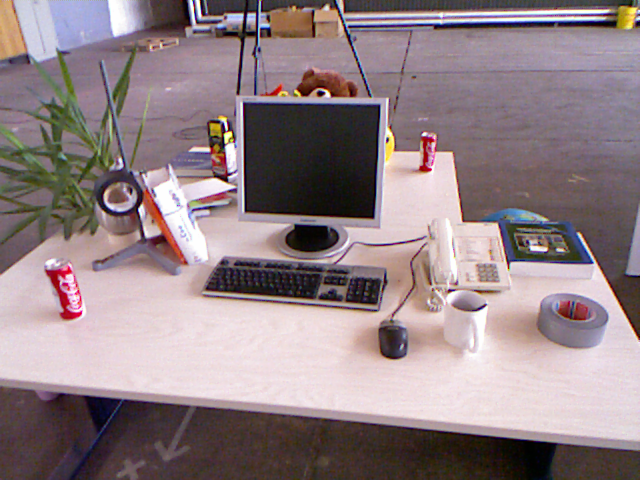
//> input picture Basic/math/06-PoseEstimation/1.png, 640 x 480 px
$ ./poseEstimation2d2d 1.png 2.png   (built with g++ and OpenCV 4)
//> lines starting //> are read from the running program, lines starting //| are printed output that depends on the picture; after the words box and inside, x2 and y2 are one past the last pixel; in counts of white or black regions, pixels touching at a corner belong together
//
// Created by lacie-life on 2023/24/07.
//

#include <opencv2/opencv.hpp>
#include <opencv2/core/core.hpp>
#include <opencv2/highgui/highgui.hpp>
#include <opencv2/features2d.hpp>
#include <opencv2/calib3d/calib3d.hpp>
#include <random>

void find_and_match_keypoints(const cv::Mat &img1, const cv::Mat &img2,
                              std::vector<cv::KeyPoint> &keypoints1,
                              std::vector<cv::KeyPoint> &keypoints2,
                              cv::Mat &des1, cv::Mat &des2,
                              std::vector<cv::DMatch> &matches) {

    //detect keypoints and compute descriptors
    cv::Ptr<cv::Feature2D> detector = cv::ORB::create();
    detector->detectAndCompute(img1, cv::noArray(), keypoints1, des1);
    detector->detectAndCompute(img2, cv::noArray(), keypoints2, des2);
    //match descriptors
    cv::Ptr<cv::DescriptorMatcher> matcher = cv::DescriptorMatcher::create("BruteForce-Hamming");
    std::vector<cv::DMatch> matches_temp;
    matcher->match(des1, des2, matches_temp);
    //filter matches
    double max_dist = 0;
    double min_dist = 1000;
    for (int i = 0; i < des1.rows; i++) {
        double dist = matches_temp[i].distance;
        if (dist < min_dist) min_dist = dist;
        if (dist > max_dist) max_dist = dist;
    }
    for (int i = 0; i < des1.rows; i++) {
        if (matches_temp[i].distance <= fmax(2 * min_dist, 30)) {
            matches.push_back(matches_temp[i]);
        }
    }

}

//create function to calculate the fundamental matrix, essential matrix and pose
void pose_estimation_2d2d(const std::vector<cv::KeyPoint> &keypoints1,
                          const std::vector<cv::KeyPoint> &keypoints2,
                          const std::vector<cv::DMatch> &matches,
                          cv::Mat &R, cv::Mat &t,
                          cv::Mat& fundamental_matrix) {
    //create two sets of points
    std::vector<cv::Point2f> points1, points2;
    for (auto match: matches) {
        points1.push_back(keypoints1[match.queryIdx].pt);
        points2.push_back(keypoints2[match.trainIdx].pt);
    }
    //compute fundamental matrix with 8-point algorithm with RANSAC
    fundamental_matrix = cv::findFundamentalMat(points1, points2, cv::FM_RANSAC);
    //print fundamental matrix
    std::cout << "Fundamental matrix: " << std::endl << fundamental_matrix << std::endl;
    //define intrinsic camera matrix
    cv::Mat K = (cv::Mat_<double>(3, 3) << 520.9, 0, 325.1, 0, 521.0, 249.7, 0, 0, 1);
    //compute essential matrix cv::findEssentialMat(points1, points2, K, cv::RANSAC, 0.999, 1.0);
    //cv::Mat essential_matrix = cv::findEssentialMat(points1, points2, K, cv::RANSAC, 0.999, 1.0);
    //camera principal point
    cv::Point2d pp(325.1, 249.7);
    //camera focal length
    double f = 521.0;
    //compute essential matrix with the focal length
    //cv::Mat essential_matrix = cv::findEssentialMat(points1, points2, f, pp, cv::RANSAC, 0.999, 1.0);
    //compute essential matrix with K
    cv::Mat essential_matrix = cv::findEssentialMat(points1, points2, K, cv::RANSAC, 0.999, 1.0);
    //print essential matrix
    std::cout << "Essential matrix: " << std::endl << essential_matrix << std::endl;
    //compute homography matrix
    cv::Mat homography_matrix = cv::findHomography(points1, points2, cv::RANSAC, 3);
    //print homography matrix
    std::cout << "Homography matrix: " << std::endl << homography_matrix << std::endl;
    //compute pose from essential matrix
    cv::recoverPose(essential_matrix, points1, points2, R, t, f);
    //print rotation matrix
    std::cout << "Rotation matrix: " << std::endl << R << std::endl;
    //print translation matrix
    std::cout << "Translation matrix: " << std::endl << t << std::endl;

}

//function pixel to camera coordinate
// u = cx + fx*x
// v = cy + fy*y
cv::Point2d pixel2cam(const cv::Point2d &p, const cv::Mat &K) {
    return {
            (p.x - K.at<double>(0, 2)) / K.at<double>(0, 0),
            (p.y - K.at<double>(1, 2)) / K.at<double>(1, 1)
    };
}


int main(int argc, char **argv) {

    cv::Mat img1 = cv::imread(argv[1],
                              cv::IMREAD_COLOR);
//> img1 is the input picture: 480 rows x 640 cols, CV_8UC3; mean B, G, R 133.9, 129.9, 146.3
    cv::Mat img2 = cv::imread(argv[2],
                              cv::IMREAD_COLOR);
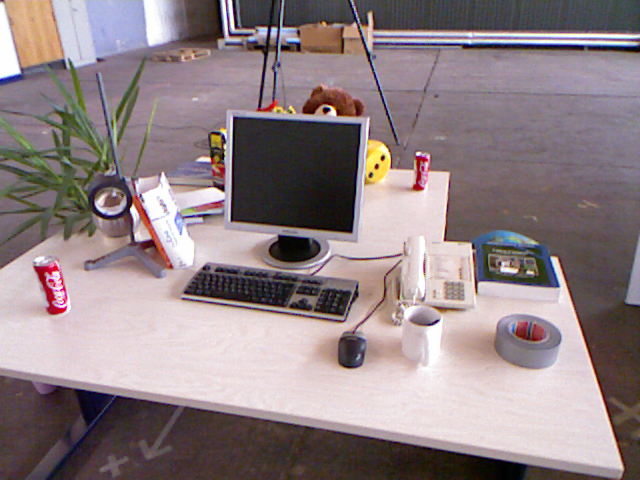
//> input picture Basic/math/06-PoseEstimation/2.png, 640 x 480 px
//> img2 is the input picture: 480 rows x 640 cols, CV_8UC3; mean B, G, R 133.1, 129.9, 144.4
    //check images are loaded
    if (!img1.data || !img2.data) {
        std::cout << "Could not open or find the image" << std::endl;
        return -1;
    } else {
        //size of image
        std::cout << "size of image 1: " << img1.size() << std::endl;
//| size of image 1: [640 x 480]
        std::cout << "size of image 2: " << img2.size() << std::endl;
//| size of image 2: [640 x 480]
    }
    //create a function to detect keypoints and descriptors and match them
    std::vector<cv::KeyPoint> keypoints1, keypoints2;
    cv::Mat descriptors1, descriptors2;
    std::vector<cv::DMatch> matches;


    find_and_match_keypoints(img1, img2, keypoints1, keypoints2, descriptors1, descriptors2, matches);
//> in find_and_match_keypoints, `detector->detectAndCompute(img1, cv::noArray(), keypoints1, des1);`: keypoints1 = 500 keypoints; strongest (x, y, size): (323, 93, 31), (322, 92, 37.2), (230, 132, 31), (226, 128, 31)
//> in find_and_match_keypoints, `detector->detectAndCompute(img2, cv::noArray(), keypoints2, des2);`: keypoints2 = 500 keypoints; strongest (x, y, size): (329, 109, 31), (328, 109, 37.2), (383, 157, 31), (327, 109, 44.6)
//> in find_and_match_keypoints, `matcher->match(des1, des2, matches_temp);`: matches_temp = 500 matches
//> the loop in find_and_match_keypoints, `for (int i = 0; i < des1.rows; i++)` made 500 passes
//> (dist, min_dist, max_dist) on pass 1: (72, 72, 72)
//> (dist, min_dist) on passes 4, 10, 21, 28, 74, 126: (58, 58), (37, 37), (32, 32), (21, 21), (17, 17), (16, 16)
//> after the loop in find_and_match_keypoints, `for (int i = 0; i < des1.rows; i++)`: min_dist = 4; max_dist = 94
//> after the loop in find_and_match_keypoints, `for (int i = 0; i < des1.rows; i++)`: matches = 79 matches
//> matches = 79 matches


    //show keypoints and matches size
    std::cout << "number of keypoints in image 1: " << keypoints1.size() << std::endl;
//| number of keypoints in image 1: 500
    std::cout << "number of keypoints in image 2: " << keypoints2.size() << std::endl;
//| number of keypoints in image 2: 500
    std::cout << "number of matches: " << matches.size() << std::endl;
//| number of matches: 79

    //compute pose
    cv::Mat R, t;
    cv::Mat fundamental_matrix;
    pose_estimation_2d2d(keypoints1, keypoints2, matches, R, t, fundamental_matrix);
//> the loop in pose_estimation_2d2d, `for (auto match: matches)` made 79 passes
//> after the loop in pose_estimation_2d2d, `for (auto match: matches)`: points1 = 79 Points (x, y), first 12: [245, 211], [46, 270], [420, 169], [143, 175], [81, 312], [527, 241], [318, 92], [76, 290], [373, 217], [295, 225], [79, 307], [540, 244]; points2 = 79 Points (x, y), first 12: [231.6, 219.6], [35, 267], [414, 188], [135, 182], [65, 308], [500, 263], [323, 109], [61, 287], [350.4, 231.6], [279, 236], [64, 301], [510, 266]
//> in pose_estimation_2d2d, `fundamental_matrix = cv::findFundamentalMat(points1, points2, cv::FM_R..`: fundamental_matrix = [[7.39e-06, 0.000145, -0.0279], [-0.000145, 2.79e-05, 0.0216], [0.0263, -0.032, 1]]
//| Fundamental matrix:
//| [7.391034673551914e-06, 0.0001454297603890855, -0.02793079473060047;
//|  -0.0001448176438067889, 2.793903865227115e-05, 0.02164059179463674;
//|  0.02625109272673059, -0.03201339579294842, 1]
//> in pose_estimation_2d2d, `cv::Mat essential_matrix = cv::findEssentialMat(points1, points2, K, c..`: essential_matrix = [[-0.00845, 0.0545, 0.155], [-0.00826, 0.0335, -0.69], [-0.115, 0.695, 0.0216]]
//| Essential matrix:
//| [-0.008453850835430248, 0.0544825413007685, 0.1546175319891551;
//|  -0.008262290811800868, 0.03350855497715514, -0.6896517879499851;
//|  -0.115387117568613, 0.6945950772823389, 0.0215967193496321]
//> in pose_estimation_2d2d, `cv::Mat homography_matrix = cv::findHomography(points1, points2, cv::R..`: homography_matrix = [[0.926, -0.145, 33.27], [0.0454, 0.939, 8.57], [-1.01e-05, -3.01e-05, 1]]
//| Homography matrix:
//| [0.9261214281381603, -0.1445322024428155, 33.26921085316759;
//|  0.04535424465999228, 0.9386696693983652, 8.570979963289975;
//|  -1.006197557827874e-05, -3.008140278079112e-05, 1]
//> in pose_estimation_2d2d, `cv::recoverPose(essential_matrix, points1, points2, R, t, f);`: R = [[0.996, -0.0561, 0.0742], [0.0527, 0.997, 0.0478], [-0.0767, -0.0437, 0.996]]; t = [-0.973, -0.215, 0.0867]
//| Rotation matrix:
//| [0.9956600920497056, -0.05614351473636683, 0.07422187583603138;
//|  0.05267954491759791, 0.9974652048989744, 0.04783336244842224;
//|  -0.07671927167828636, -0.04371579541646975, 0.9960939125324774]
//| Translation matrix:
//| [-0.9726804242926296;
//|  -0.2153570183266507;
//|  0.08668417880654342]
//> t = [-0.973, -0.215, 0.0867]

    //compute fundamental matrix = t^R
    //define t_skew
    cv::Mat t_skew = (cv::Mat_<double>(3, 3) << 0, -t.at<double>(2), t.at<double>(1),
            t.at<double>(2), 0, -t.at<double>(0),
            -t.at<double>(1), t.at<double>(0), 0);
//> t_skew = [[0, -0.0867, -0.215], [0.0867, 0, 0.973], [0.215, -0.973, 0]]
    //compute essential matrix
    cv::Mat essential_matrix = t_skew * R;
//> essential_matrix = [[0.012, -0.077, -0.219], [0.0117, -0.0474, 0.975], [0.163, -0.982, -0.0305]]
    //check essential matrix
    std::cout << "essential matrix: " << std::endl << essential_matrix << std::endl;
//| essential matrix:
//| [0.01195555050574362, -0.07704994882009937, -0.2186622107197191;
//|  0.01168464372231906, -0.04738825290421661, 0.9753149118337231;
//|  0.1631820265886714, -0.9823057786502714, -0.03054237340701588]


    //define intrinsic camera matrix
    cv::Mat K = (cv::Mat_<double>(3, 3) << 520.9, 0, 325.1, 0, 521.0, 249.7, 0, 0, 1);
    //check epipolar constraint
    for (const auto &match: matches) {
        //get keypoints
        cv::Point2f p1 = keypoints1[match.queryIdx].pt;
        cv::Point2f p2 = keypoints2[match.trainIdx].pt;
        //convert to camera coordinate
        cv::Point2d p1_cam = pixel2cam(p1, K);
        cv::Point2d p2_cam = pixel2cam(p2, K);
        //transform p1_cam to homogeneous coordinates
        cv::Mat p1_cam_h = (cv::Mat_<double>(3, 1) << p1_cam.x, p1_cam.y, 1);
        //transform p2_cam to homogeneous coordinates
        cv::Mat p2_cam_h = (cv::Mat_<double>(3, 1) << p2_cam.x, p2_cam.y, 1);
        //compute epipolar constraint
        cv::Mat d = p2_cam_h.t() * essential_matrix * p1_cam_h;
        //print epipolar constraint
        std::cout << "epipolar constraint: " << d << std::endl;

    }
//> this loop made 79 passes
//> (p1, p2, p1_cam_h, p2_cam_h, d) on passes 1 to 7: (Point(245, 211), Point(231.6, 219.6), [-0.154, -0.0743, 1], [-0.179, -0.0578, 1], [-0.000564]), (Point(46, 270), Point(35, 267), [-0.536, 0.039, 1], [-0.557, 0.0332, 1], [0.00288]), (Point(420, 169), Point(414, 188), [0.182, -0.155, 1], [0.171, -0.118, 1], [-0.000193]), (Point(143, 175), Point(135, 182), [-0.35, -0.143, 1], [-0.365, -0.13, 1], [0.00346]), (Point(81, 312), Point(65, 308), [-0.469, 0.12, 1], [-0.499, 0.112, 1], [-7.22e-16]), (Point(527, 241), Point(500, 263), [0.388, -0.0167, 1], [0.336, 0.0255, 1], [0.00271]), (Point(318, 92), Point(323, 109), [-0.0136, -0.303, 1], [-0.00403, -0.27, 1], [-0.00187])
//| epipolar constraint: [-0.0005643727208062346]
//| epipolar constraint: [0.002883538672310657]
//| epipolar constraint: [-0.000193199088817847]
//| epipolar constraint: [0.003458933438094391]
//| epipolar constraint: [-7.216449660063518e-16]
//| epipolar constraint: [0.002712195503967119]
//| epipolar constraint: [-0.001868923114131171]
//| epipolar constraint: [0.001386690853555694]
//> (output is shown up to pass 8 of 79)
    //compute epipolar lines
    std::vector<cv::Vec3f> epilines1, epilines2;
    std::vector<cv::Point2f> points1, points2;
    for(auto match: matches){
        points1.push_back(keypoints1[match.queryIdx].pt);
        points2.push_back(keypoints2[match.trainIdx].pt);
    }
//> this loop made 79 passes
    cv::computeCorrespondEpilines(points2, 2, fundamental_matrix, epilines1);
//> epilines1 = 79 items, first 12: [-0.44, 0.9, -82.39], [-0.53, -0.85, 252.8], [0.06, 1, -193.8], [0.12, -0.99, 158.9], [-0.79, -0.62, 258], [-0.17, 0.99, -149.3], [0.58, 0.81, -256], [-0.7, -0.71, 259.7], [-0.18, 0.98, -146.1], [-0.36, 0.93, -103.7], [-0.76, -0.65, 259], [-0.17, 0.99, -148.8]
    cv::computeCorrespondEpilines(points1, 1, fundamental_matrix, epilines2);
//> epilines2 = 79 items, first 12: [0.5, -0.87, 73.85], [0.46, 0.89, -253.7], [-0.01, -1, 192], [-0.24, 0.97, -141.6], [0.7, 0.72, -264.6], [0.22, -0.97, 144.7], [-0.49, -0.87, 255.9], [0.62, 0.78, -263.4], [0.24, -0.97, 142], [0.43, -0.9, 94.23], [0.68, 0.74, -264.5], [0.23, -0.97, 144.2]
    //draw epipolar lines
    cv::Mat img_epi_lines1, img_epi_lines2;
    img_epi_lines1 = img1.clone();
    img_epi_lines2 = img2.clone();
    //draw epipolar lines with cofficients ax+by+c=0
    //r = lines{i};
    //p1 = uint32([0, -r(3)/r(2)]);
    //p2 = uint32([c, -(r(3)+r(1)*c)/r(2)]);
    //draw line
    for(int i=0; i<epilines1.size(); i++){
        cv::Point p1, p2;
        p1.x = 0;
        p1.y = -epilines1[i][2]/epilines1[i][1];
        p2.x = img1.cols;
        p2.y = -(epilines1[i][2]+epilines1[i][0]*img1.cols)/epilines1[i][1];
        //define random color random_device
        std::random_device rd;
        std::mt19937 gen(rd());
        std::uniform_int_distribution<> dis(0, 255);
        cv::Scalar color(dis(gen), dis(gen), dis(gen));

        //draw line and points
        cv::line(img_epi_lines1, p1, p2, color, 1);
        cv::circle(img_epi_lines1, points1[i], 5, color, -1);
        }
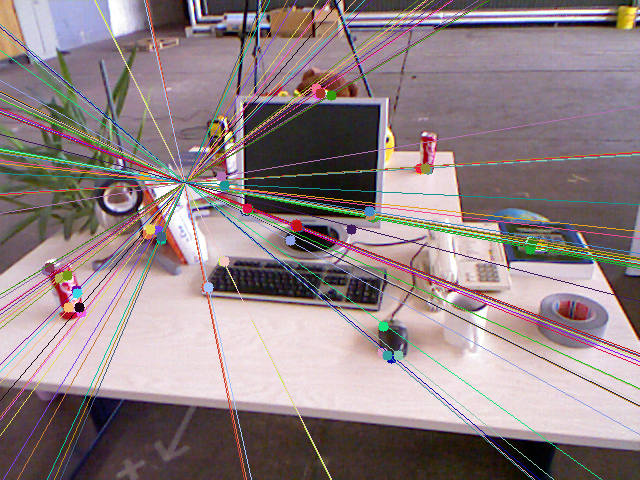
//> img_epi_lines1: 480 rows x 640 cols, CV_8UC3; 9.43% of pixels changed, all inside (x1, y1, x2, y2) = (0, 0, 640, 480)
    for(int i=0; i<epilines2.size(); i++){
        cv::Point p1, p2;
        p1.x = 0;
        p1.y = -epilines2[i][2]/epilines2[i][1];
        p2.x = img2.cols;
        p2.y = -(epilines2[i][2]+epilines2[i][0]*img2.cols)/epilines2[i][1];

        //define random int number without cv
        std::random_device rd;
        std::mt19937 gen(rd());
        std::uniform_int_distribution<> dis(0, 255);
        cv::Scalar color = cv::Scalar(dis(gen), dis(gen), dis(gen));


        //draw line and points
        cv::line(img_epi_lines2, p1, p2, color, 1);
        cv::circle(img_epi_lines2, points2[i], 5, color, -1);
        }
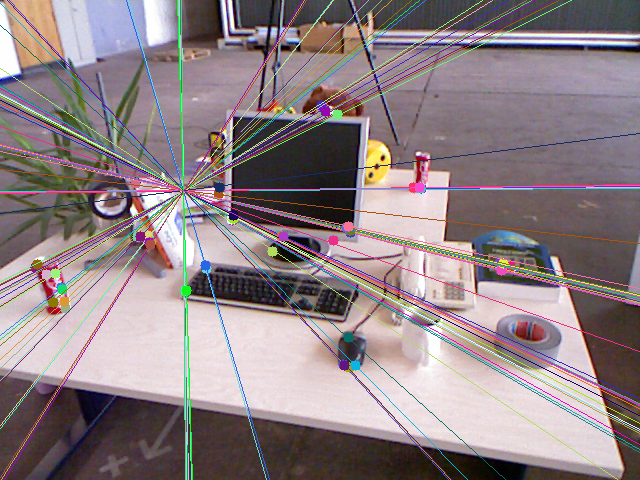
//> img_epi_lines2: 480 rows x 640 cols, CV_8UC3; 9.74% of pixels changed, all inside (x1, y1, x2, y2) = (0, 0, 640, 480)

    //show epipolar lines
    cv::imshow("epipolar lines 1", img_epi_lines1);
    cv::imshow("epipolar lines 2", img_epi_lines2);
    cv::waitKey(0);


    //draw matches
    cv::Mat img_matches;
    cv::drawMatches(img1, keypoints1, img2, keypoints2, matches, img_matches);
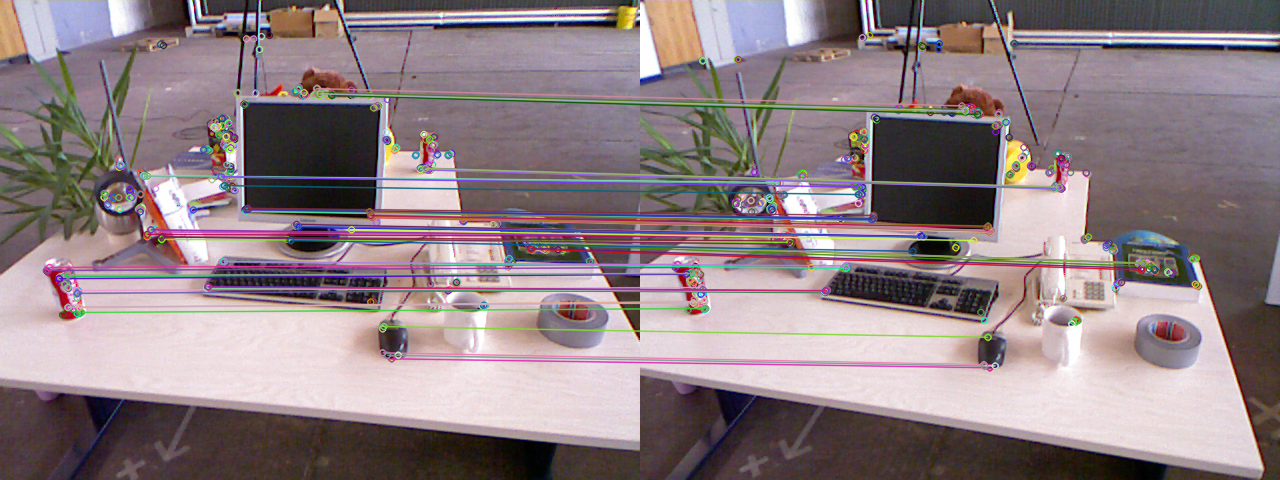
//> img_matches: 480 rows x 1280 cols, CV_8UC3; mean B, G, R 132.9, 128.4, 143.7
    cv::imshow("matches", img_matches);
    cv::waitKey(0);


    //draw descriptors1
    cv::imshow("img_matches", descriptors1);
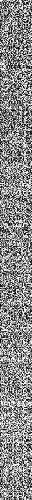
//> window 'img_matches': 500 rows x 32 cols, CV_8UC1; min 0, max 255, mean 136.2
    cv::waitKey(0);

}
